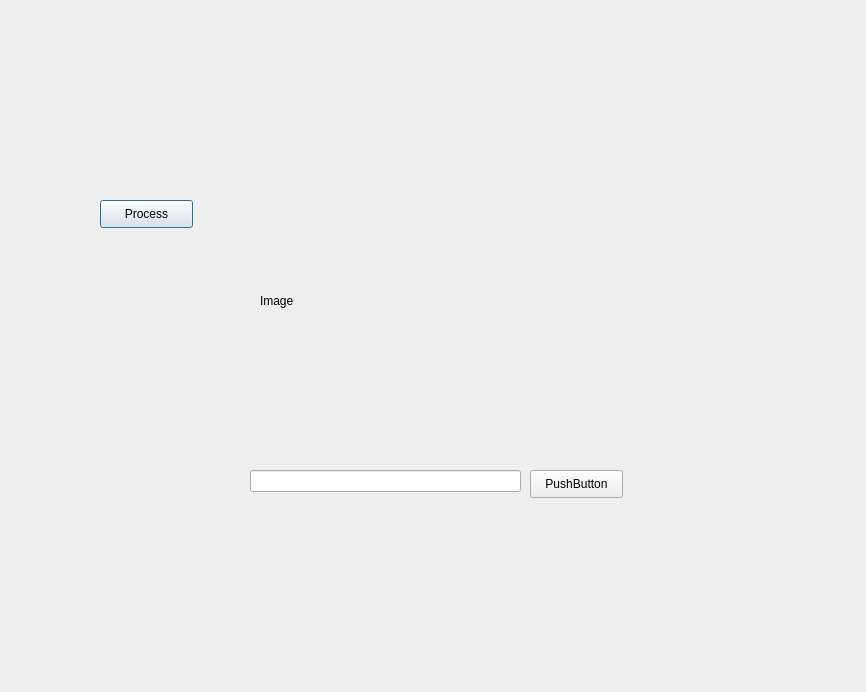
<?xml version="1.0" encoding="UTF-8"?>
<ui version="4.0">
 <class>Dialog</class>
 <widget class="QDialog" name="Dialog">
  <property name="geometry">
   <rect>
    <x>0</x>
    <y>0</y>
    <width>866</width>
    <height>692</height>
   </rect>
  </property>
  <property name="windowTitle">
   <string>Dialog</string>
  </property>
  <widget class="QLabel" name="label">
   <property name="geometry">
    <rect>
     <x>260</x>
     <y>150</y>
     <width>341</width>
     <height>301</height>
    </rect>
   </property>
   <property name="text">
    <string>Image</string>
   </property>
  </widget>
  <widget class="QPushButton" name="Process_Button">
   <property name="geometry">
    <rect>
     <x>100</x>
     <y>200</y>
     <width>93</width>
     <height>28</height>
    </rect>
   </property>
   <property name="text">
    <string>Process</string>
   </property>
  </widget>
  <widget class="QLineEdit" name="ImageName">
   <property name="geometry">
    <rect>
     <x>250</x>
     <y>470</y>
     <width>271</width>
     <height>22</height>
    </rect>
   </property>
  </widget>
  <widget class="QPushButton" name="Load_Button">
   <property name="geometry">
    <rect>
     <x>530</x>
     <y>470</y>
     <width>93</width>
     <height>28</height>
    </rect>
   </property>
   <property name="text">
    <string>PushButton</string>
   </property>
  </widget>
 </widget>
 <resources/>
 <connections/>
</ui>
